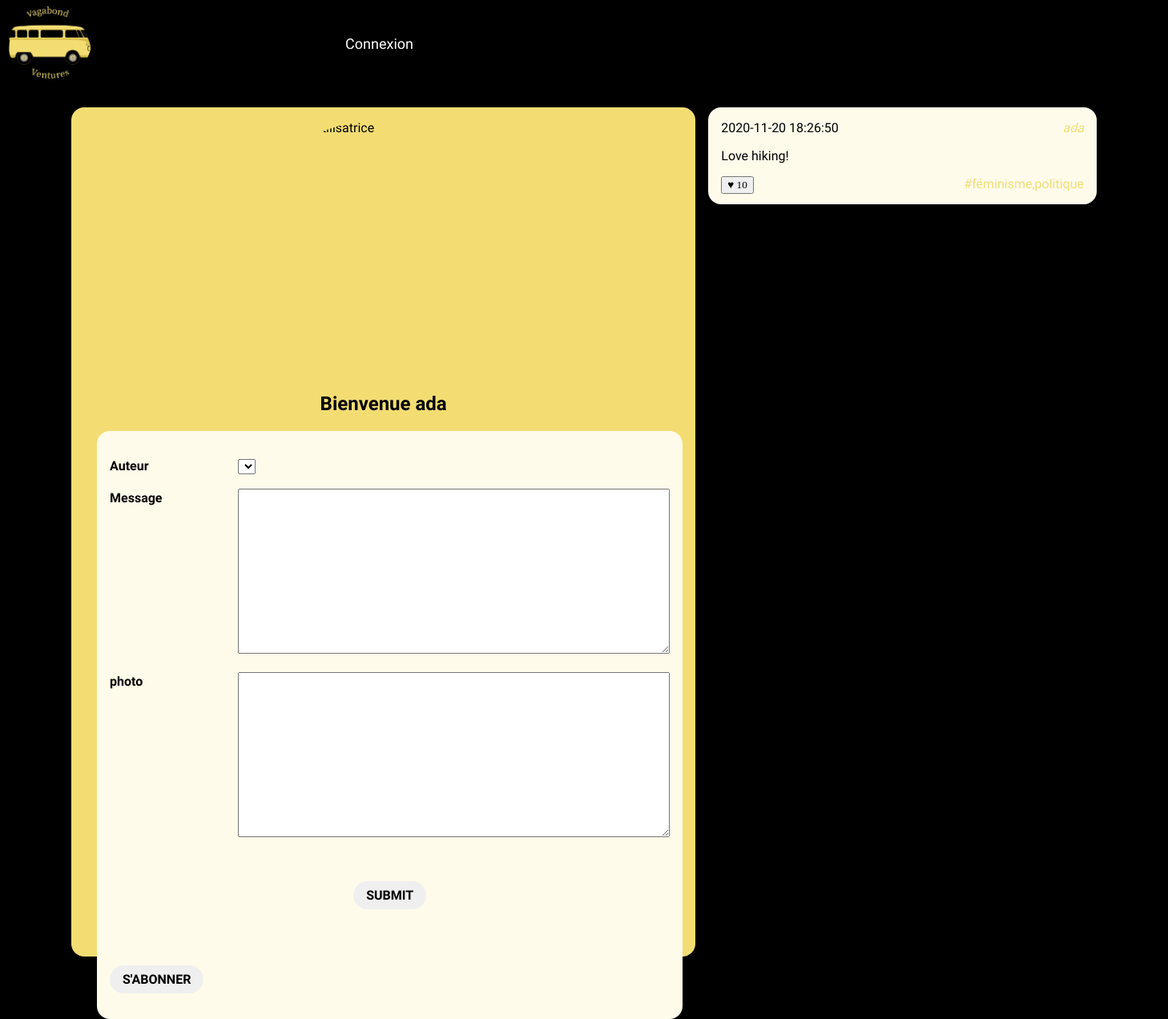
/VagabondVentures/wall.php?user_id=1, run on the app's committed database.
### tables this page shows
CREATE TABLE `users` (
  `id` int(10) UNSIGNED NOT NULL,
  `email` varchar(255) NOT NULL,
  `password` varchar(255) NOT NULL,
  `alias` varchar(255) NOT NULL,
  `photo` varchar(255) NOT NULL
);

CREATE TABLE `posts` (
  `id` int(10) UNSIGNED NOT NULL,
  `user_id` int(10) UNSIGNED NOT NULL,
  `content` text NOT NULL,
  `created` datetime NOT NULL,
  `parent_id` int(10) UNSIGNED DEFAULT NULL,
  `photo_upload` varchar(255) NOT NULL
);

### VagabondVentures/likesConnection.php (called while the page is built, shortened)
<?php
$session_actuelle = $_SESSION['connected_id'];

### VagabondVentures/wall.php (the view, shortened to what this page needs)
<!doctype html>
<html lang="fr">
<head>
    <link rel="stylesheet" href="style.css" />
</head>
<body>
    <?php include './header.php'; ?>
    <div id="wrapper">
        <?php
        $userId = intval($_GET['user_id']);
        ?>
        <?php
        include './config.php';
        ?>
        <aside>
            <?php
            $laQuestionEnSql = "SELECT * FROM users WHERE id= '$userId' ";
            $lesInformations = $mysqli->query($laQuestionEnSql);
            $user = $lesInformations->fetch_assoc();
            ?>
            <img src="<?php echo $user['photo']; ?>" class="userPhoto" alt="Portrait de l'utilisatrice" />
            <div class="welcomeMessage">
                <h2>Bienvenue <?php echo $user['alias'] ?></h2>
            </div>
            <section>
                <main>
                    <article>
                        <?php
                        $mysqli = new mysqli("localhost", "root", "root", "socialnetwork");
                        $session_actuelle = $_SESSION['connected_id'];
                        ?>
                        <form action="" method="post" class="messageBox" id="messageBox">
                            <dl>
                                <dt display="hidden"><label for='auteur'>Auteur</label></dt>
                                <dd display="hidden"><select name='auteur'>
                                    </select></dd>
                                <dt><label for='message'>Message</label></dt>
                                <dd><textarea name='message'></textarea></dd>
                                <dt><label for='postedPhoto'>photo</label></dt>
                                <dd><textarea name='postedPhoto'></textarea></dd>
                            </dl>
                            <input type='submit' class="btn"><br> <br>
                        </form>
                        <?php
                        $select_data_followers = "SELECT * FROM followers WHERE followed_user_id = '$userId' AND following_user_id = '$session_actuelle '";
                        $get_data_followers = $mysqli->query($select_data_followers);
                        $fetched_data_followers = $get_data_followers->fetch_assoc();
                        if ($userId == $session_actuelle) {
                        } else if (!$fetched_data_followers) { ?>
                            <form action="" method="post">
                                <input class="btn" name="followers" type='submit' value="S'abonner">
                            </form>
                            <?php
                        } else if ($fetched_data_followers) { ?>
                            <form action="" method="post">
                                <input class="btn" name="delete" type='submit' value="Se désabonner">
                            </form>
                        <?php }
                        ?>
                    </article>
            </section>
        </aside>
        <main>
            <?php
            include './likesConnection.php';
            $laQuestionEnSql = "
            SELECT posts.user_id, posts.content, posts.created, users.alias as author_name, posts.id,
            COUNT(likes.id) as like_number, GROUP_CONCAT(DISTINCT tags.label) AS taglist
            FROM posts
            JOIN users ON  users.id=posts.user_id
            LEFT JOIN posts_tags ON posts.id = posts_tags.post_id
            LEFT JOIN tags       ON posts_tags.tag_id  = tags.id
            LEFT JOIN likes      ON likes.post_id  = posts.id
            WHERE posts.user_id='$userId'
            GROUP BY posts.id
            ORDER BY posts.created DESC
            ";
            $lesInformations = $mysqli->query($laQuestionEnSql);
            while ($post = $lesInformations->fetch_assoc()) {
            ?>
                <article>
                    <h3>
                        <time datetime='2020-02-01 11:12:13'><?php echo $post['created'] ?></time>
                    </h3>
                    <address><a href="wall.php?user_id=<?php echo $post['user_id'] ?>"><?php echo $post['author_name'] ?></a></address>
                    <div>
                        <p><?php echo $post['content'] ?></p>
                    </div>
                    <footer>
                        <small>
                            <?php include './likes.php'; ?>
                        </small>
                        <a href="">#<?php echo $post['taglist'] ?></a>
                    </footer>
                </article>
            <?php } ?>
        </main>
    </div>
</body>
</html>

### VagabondVentures/likes.php (shortened to what this page needs)
<?php
$checkLike = "SELECT * FROM likes WHERE user_id= '" . $session_actuelle . "' AND post_id= '" . $post['id'] . "' ";
$ok = $mysqli->query($checkLike);
if ($ok->num_rows == 0) { ?>
    <form action="" method="post">
        <input name="likes" type='submit' value="♥ <?php echo $post['like_number'] ?>">
    </form>
<?php } ?>

### VagabondVentures/style.css (style rules this page uses)
body { background-color: black; font-family: 'Frank Ruhl Libre', serif; }
select, input { font-family: 'Cormorant Garamond', serif; }
.btn { font-family: inherit; font-weight: bold; border-radius: 20px; border: none; cursor: pointer; font-size: 16px; margin: 1rem 0; padding: 0.5rem 1rem; text-align: center; text-transform: uppercase; white-space: nowrap; }
a { text-decoration: none; color:black; }
#wrapper { display:flex; width:80em; margin:0 auto 2em auto; }
#wrapper aside { background-color: #f3dd73; flex:1; padding:1em; border-radius: 1em; }
#wrapper aside img { display: block; width:50%; margin:auto; border-radius: 50%; }
#wrapper main { flex:3; padding-left:1em; height: 80vh; }
#wrapper main article { background-color: #FFFBEB; padding:1em; margin-bottom: 1em ; border-radius: 1em; }
#wrapper main article h3 { margin:0; padding:0; font-weight: normal; font-size:1em; }
#wrapper main article time { float:left; }
#wrapper main article address { text-align: right; margin-bottom: 1em; }
#wrapper main article p { margin:0; }
#wrapper main article footer { margin-top: 1em; text-align: right; }
#wrapper main article footer small { float:left; }
.userPhoto { height: 20rem; width: 10rem; border-radius: 50%; }
a { color: #f3dd73; }
.welcomeMessage { display: flex; flex-direction: column; align-items: center; justify-content: center; }
form dl dt { float:left;font-weight: bold;line-height: 1.5em; }
form dl dd { margin-left:10em;line-height: 1.5em;margin-bottom: 1em }
form dl dd textarea { width:40em;height: 15em; }
#messageBox { display: flex; flex-direction: column; justify-content: center; align-items: center; }

### data on the page
users: alias "ada"
posts: created "2020-11-20 18:26:50", user.alias "ada", content "Love hiking!", taglist "féminisme,politique"
